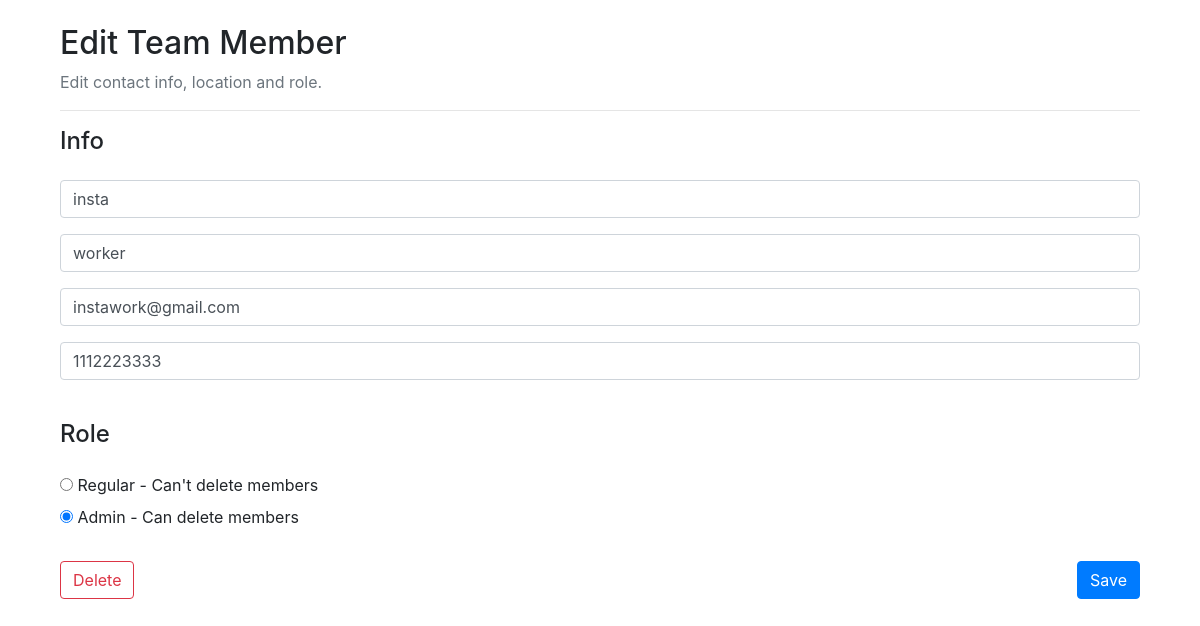
The app's page /edit/4 with its own data.
### member/models.py (models this page shows, shortened)
class Member(models.Model):
    ROLES = [
        (0, "Regular - Can't delete members"),
        (1, "Admin - Can delete members")
    ]
    phone_regex = RegexValidator(regex=r'^\+?1?\d{9,15}$', message="Invalid phone number.")
    first_name = models.CharField(max_length=150, blank=False)
    last_name = models.CharField(max_length=150, blank=False)
    email = models.EmailField(max_length=150, blank=False)
    role = models.IntegerField(choices=ROLES, default=0)
    phone_number = models.CharField(validators=[phone_regex], max_length=17, null=True, blank=False)

### member/views.py (the view, shortened to what this page needs)
# urls.py: path('edit/<str:pk>', UpdateMember.as_view(), name='edit'),
class UpdateMember(UpdateView):
  model = Member
  form_class = MemberForm
  template_name = 'member/form.html'
  success_url = reverse_lazy('home')
  error_message = 'Error while saving, check your inputs.'
  def get_context_data(self, **kwargs):
    context = super().get_context_data(**kwargs)
    context['page'] = 'edit' # for update member form
    return context

### member/form.py
class MemberForm(ModelForm):
  class Meta:
    model = Member
    fields = '__all__'
    role_choices = [('0', "Regular - Can't delete members"), ('1', "Admin - Can delete members")]
    widgets = {
        'first_name': TextInput(attrs={'required': False, 'class':'form-control', 'placeholder':'First Name'}),
        'last_name': TextInput(attrs={'required': False, 'class': 'form-control', 'placeholder': 'Last Name'}),
        'email': TextInput(attrs={'required': False, 'class': 'form-control', 'placeholder': 'Email'}),
        'role': RadioSelect(),
        'phone_number': TextInput(attrs={'required': False, 'class': 'form-control', 'placeholder': 'Phone Number'}),
    }

### member/templates/member/form.html (shortened to what this page needs)
{% extends 'main.html' %} {% load static %} {% block content %}
<div class="form_container">
  <form class="form" action="" method="POST">
    {% if page == 'edit' %}
    <label class="form-label" style="display: block">
      <h2>Edit Team Member</h2>
      <p class="text-muted">Edit contact info, location and role.</p>
    </label>
    {% else %}
    <label class="form-label" style="display: block">
      <h2>Add a Team Member</h2>
      <p class="text-muted">Set email, location and role.</p>
    </label>
    {% endif %}
    <hr />
    <h4 class="mb-4">Info</h4>
    <div class="form-group">{{ form.first_name }}</div>
    <div class="form-group">{{ form.last_name }}</div>
    <div class="form-group">{{ form.email }}</div>
    <div class="form-group">{{ form.phone_number }}</div>
    <br />
    <h4 class="mb-4">Role</h4>
    <div class="form-group">{{ form.role }}</div>
    <div class="row mt-4">
      <div class="col-lg-12">
        {% if page == 'edit' %}
        <a href="{% url 'delete' member.id %}" class="btn btn-outline-danger"
          >Delete</a
        >
        {% endif %}
        <button type="submit" class="btn btn-primary float-right">Save</button>
      </div>
    </div>
  </form>
</div>
{% endblock %}

### static/styles/style.css (style rules this page uses)
a, a:hover, a:focus, a:active { text-decoration: none; color: inherit; }

### records on screen
Member: first_name "insta", last_name "worker", email "instawork@gmail.com", phone_number "1112223333", role "☐ Regular - Can't delete members ☑ Admin - Can delete members"
